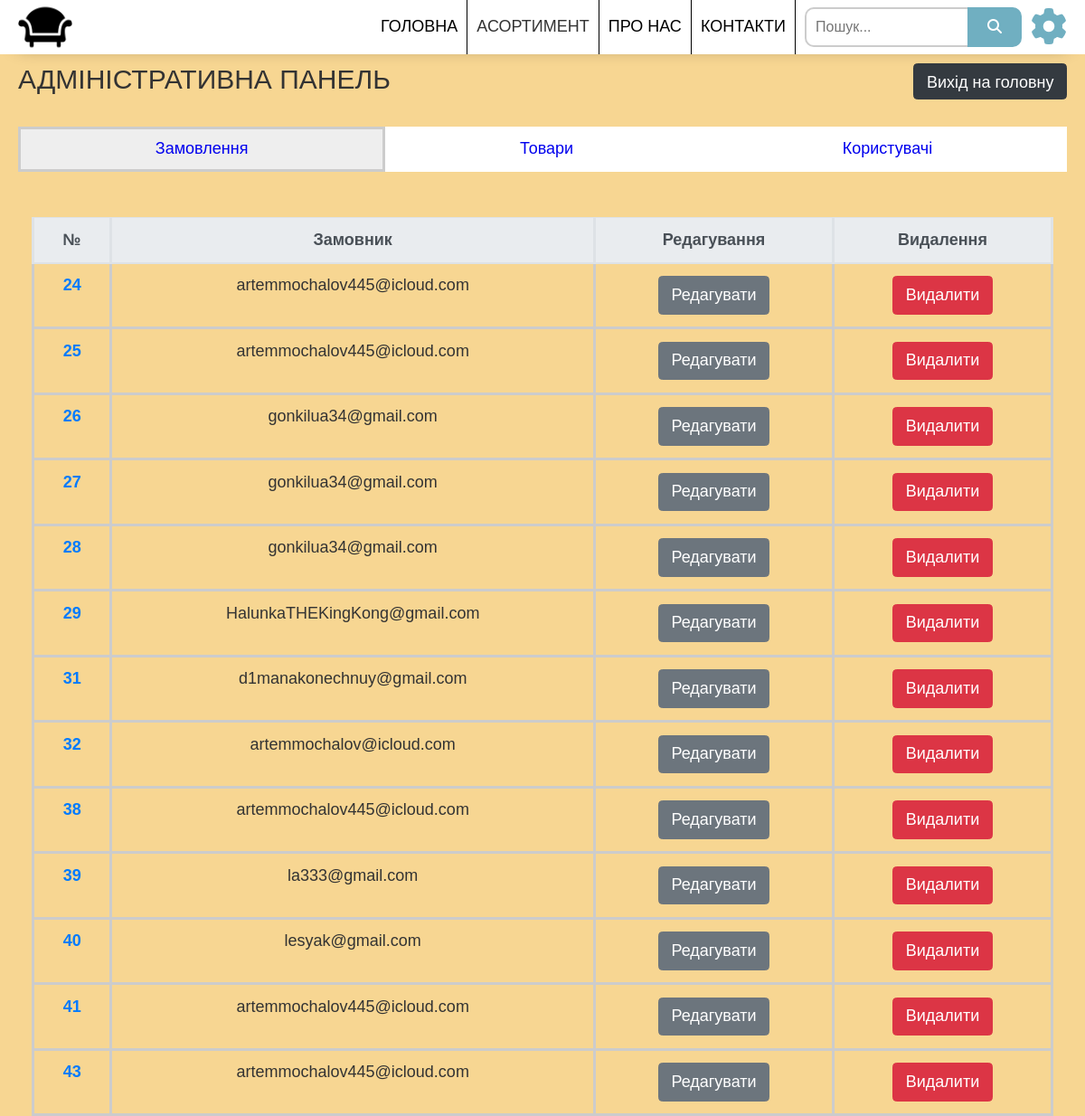
The page /admin/index.php (signed in) on the database its author committed.
### tables this page shows
CREATE TABLE `orders` (
  `id` int(11) NOT NULL,
  `username` varchar(30) NOT NULL,
  `usersurname` varchar(30) NOT NULL,
  `phonenumber` varchar(13) NOT NULL,
  `email` varchar(50) NOT NULL,
  `address` varchar(100) NOT NULL,
  `productid` int(10) NOT NULL,
  `orderDate` varchar(20) NOT NULL DEFAULT '',
  `status` int(11) NOT NULL DEFAULT 1
);

### include/function.php (called while the page is built, shortened)
<?php
function GetRoleUsingEmail($email) {
    global $conn;
    $sql = "SELECT rolee FROM users WHERE email = ?";
    $stmt = mysqli_prepare($conn, $sql);
    if ($stmt) {
        mysqli_stmt_bind_param($stmt, "s", $email);
        mysqli_stmt_execute($stmt);
        $result = mysqli_stmt_get_result($stmt);
        $row = mysqli_fetch_assoc($result);
        if ($row && isset($row['rolee'])) {
            return $row['rolee'];
        } else {
            return false;
        }
    } else {
        return false;
    }
}

### admin/index.php (the view, shortened to what this page needs)
<?php
include('../include/config.php');
include('../include/function.php');
$rolee = GetRoleUsingEmail($_SESSION['email']);
$servername = "localhost";
$username = "root";
$password = "";
$db = 'furnituredb';
$conn = mysqli_connect($servername, $username, $password, $db);
?>
<!doctype html>
<html lang="uk">
<head>
    <link rel="stylesheet" href="https://cdn.jsdelivr.net/npm/bootstrap@4.0.0/dist/css/bootstrap.min.css">
    <link rel="stylesheet" href="../css/ToZero.css">
    <link rel="stylesheet" href="../css/all.css">
    <link rel="stylesheet" href="../css/main.css">
</head>
<body class="admin">
<header class="header">
    <div class="container">
        <div class="header__body">
            <a href="#" class="header__logo">
                <img src="../img/sofa.png" alt="">
            </a>
            <nav class="header__menu">
                <ul class="header__list">
                    <li><a href="../index.php" class="header__link">Головна</a></li>
                    <li id="header-button">
                        <a class="header__link">Асортимент</a>
                    </li>
                    <li><a href="../aboutus.php" class="header__link">Про нас</a></li>
                    <li><a href="../contacts.php" class="header__link">Контакти</a></li>
                    <li class="search-wrapper">
                        <form action="../search.php" method="post">
                            <div class="search-container">
                                <input  type="text"   name="keywords" placeholder="Пошук..." />
                                <button type="submit" name="submitKeywords">
                                    <i class="fa-solid fa-magnifying-glass"></i>
                                </button>
                            </div>
                        </form>
                    </li>
                    <?php
                    if(empty($_SESSION['user'])):
                        ?>
                        <li class="userlogin-container">
                            <div class="btn-group mr-2 " role="group" aria-label="Second group">
                                <a class="header__link userlogin" href = "../login/login.php" type="button" class="btn btn-light">Увійти</a>
                            </div>
                        </li>
                    <?php endif; if(!empty($_SESSION['user'])):?>
                        <li class="usergear">
                            <div class="dropdown">
                                <button onclick="gearFunction()" class="dropbtn"><i class="fa-solid fa-gear"></i></button>
                            </div>
                        </li>
                    <?php endif;?>
                </ul>
            </nav>
        </div>
    </div>
</header>
<div style="margin-top: 70px"; class="container">
    <div class="top-admin">
        <h1 style="font-size: 30px; text-transform: uppercase; ">Адміністративна панель</h1>
        <a href="../index.php" class="btn btn-dark">Вихід на головну</a>
    </div>
    <div style="margin-top: 30px;" class="tabs-wrapper">
        <div class="tabs-container">
            <div class="tabs__triggers">
                <a href="#tab-orders" id="#tab-orders" class ="tabs__triggers__item">Замовлення</a>
                <?php if($rolee == 1 || $rolee == 2):?>
                    <a href="#tab-goods"   class ="tabs__triggers__item">Товари</a>
                <?php endif;?>
                <?php if($rolee == 1):?>
                    <a href="#tab-users"   class ="tabs__triggers__item">Користувачі</a>
                <?php endif;?>
            </div>
            <div class="tabs__content">
                <div id="tab-orders" class="tabs__content__item tabs__content__item--active col">
                    <table class="table">
                        <thead class="thead-light">
                        <tr>
                            <th scope="col">№</th>
                            <th scope="col">Замовник</th>
                            <th scope="col">Редагування</th>
                            <th scope="col">Видалення</th>
                        </tr>
                        </thead>
                        <?php
                        $sql = "SELECT * FROM orders";
                        $result = mysqli_query($conn, $sql);
                        foreach ($result as $order):
                            ?>
                            <tbody>
                            <tr>
                                <th scope="row"><a href="../orderInfo.php?order_id=<?=$order['id']?>"><?=$order['id']?></a></th>
                                <td><?=$order['email']?></td>
                                <td><a href="./ordersOperations/editOrder.php?order_id=<?=$order['id']?>" class="btn btn-secondary">Редагувати</a></td>
                                <td><a href="./ordersOperations/deleteOrder.php?order_id=<?=$order['id'];?>" class="btn btn-danger">Видалити</a></td>
                            </tr>
                            </tbody>
                        <?php endforeach;?>
                    </table>
                </div>
            </div>
        </div>
    </div>
</div>
</body>
</html>

### css/ToZero.css (style rules this page uses)
html, body, div, span, object, iframe, h1, h2, h3, h4, h5, h6, p, blockquote, pre, a, abbr, acronym, address, big, cite, code, del, dfn, em, img, ins, kbd, q, s, samp, small, strike, strong, sub, sup, tt, var, b, u, i, center, dl, dt, dd, ol, ul, li, fieldset, form, label, legend, table, caption, tbody, tfoot, thead, tr, th, td, article, aside, canvas, details, embed, figure, figcaption, footer, header, hgroup, menu, nav, output, ruby, section, summary, time, mark, audio, video { margin: 0; padding: 0; border: 0; font-size: 100%; vertical-align: baseline; }
article, aside, details, figcaption, figure, footer, header, hgroup, menu, nav, section { display: block; }
body { line-height: 1.2; }
ul { padding-left: 1.4em; list-style: square; }
table { border-collapse: collapse; border-spacing: 0; }

### css/main.css (style rules this page uses)
* { margin: 0; padding: 0; box-sizing: border-box; list-style: none; }
ul { padding:0; }
html, body { word-wrap: break-word; height: 100%; margin: 0; padding: 0; font-family: Arial, "Helvetica Neue", Helvetica, sans-serif; font-size: 18px; color:#333333; }
.container { max-width: 1440px; margin: 0 auto; padding: 0 20px; }
a { cursor: pointer; }
.header { position:fixed; width: 100%; top: 0; left: 0; z-index: 10; transition: top 0.3s, background-color 0.3s; }
.header:before { z-index: 3; content:''; position: absolute; top: 0; left: 0; width: 100%; height: 100%; background: #fff; box-shadow: 0 11px 20px -20px rgba(0,0,0,0.45); }
.header__body { position: relative; display: flex; justify-content: space-between; height: 60px; align-items: center; }
.header__logo { flex: 0 0 60px; border-radius: 50%; overflow: hidden; position: relative; z-index: 3; }
.header__logo img { max-width: 100%; display: block; }
.header__menu { height: 100%; z-index: 10; }
.header__list { display: flex; height: 100%; }
.header__list li { position: relative; list-style: none; border-right: 1px solid black; }
.header__list li:last-child, .header__list .search-wrapper { border:none; }
.header__list li a, .header__list .username { height: 100%; text-align: center; }
.header__link { text-decoration: none!important; text-transform: uppercase; color: #000000; position:relative; display: flex; align-items: center; padding: 0 10px 0 10px; }
#header-button { user-select:none; }
.usergear { display: flex; align-items: center; }
.dropbtn { border: none; }
.dropbtn, .fa-gear { font-size: 40px; color: #70afc1; background-color: #fff; }
.dropdown { position: relative; display: inline-block; z-index: 12; }
form { text-align: center; }
.search-wrapper { display: flex; justify-content: center; align-items: center; }
.search-container { display: flex; justify-content: center; align-items: center; padding: 0 10px 0 10px; }
.search-container input { padding: 10px; max-width:180px; border: 2px solid #ccc; border-bottom-left-radius: 10px; border-top-left-radius: 10px; font-size: 16px; border-right:none; outline:none !important; }
.search-container button { padding: 10px 20px; background-color: #70afc1; color: #fff; border: 2px solid #70afc1; border-bottom-right-radius: 10px; border-top-right-radius: 10px; font-size: 16px; cursor: pointer; }
th,td { vertical-align:middle; border: 3px solid #ccc; padding: 10px; text-align: center; align-items: center; }
.table { margin-top: 30px; }
.top-admin { display: flex; justify-content: space-between; height:40px; }
.tabs__triggers { display: flex; }
.tabs__triggers a { text-decoration: none; color: #0000ee; }
.tabs__triggers__item { display: flex; justify-content: center; align-items: center; height: 50px; flex-grow: 1; text-align: center; background-color: #fff; }
.tabs__triggers__item--active { background-color: #eeeeee; border: 3px #ccc solid; }
.tabs__content__item { display: none; padding-top: 20px; }
.tabs__content__item--active { display:block; }

### admin/index.php (style rules this page uses)
body { font-family: Verdana, Arial, Helvetica, Sans-Serif; background-color: #f7d692; font-family: Arial; text-decoration: none; }

### rows shown on the page
orders: id "24", email "artemmochalov445@icloud.com"
orders: id "25", email "artemmochalov445@icloud.com"
orders: id "26", email "gonkilua34@gmail.com"
orders: id "27", email "gonkilua34@gmail.com"
orders: id "28", email "gonkilua34@gmail.com"
orders: id "29", email "HalunkaTHEKingKong@gmail.com"
orders: id "31", email "d1manakonechnuy@gmail.com"
orders: id "32", email "artemmochalov@icloud.com"
orders: id "38", email "artemmochalov445@icloud.com"
orders: id "39", email "la333@gmail.com"
orders: id "40", email "lesyak@gmail.com"
orders: id "41", email "artemmochalov445@icloud.com"
orders: id "43", email "artemmochalov445@icloud.com"
